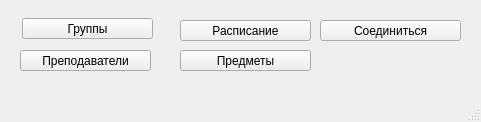
<?xml version="1.0" encoding="UTF-8"?>
<ui version="4.0">
 <class>MainWindow</class>
 <widget class="QMainWindow" name="MainWindow">
  <property name="geometry">
   <rect>
    <x>0</x>
    <y>0</y>
    <width>481</width>
    <height>122</height>
   </rect>
  </property>
  <property name="windowTitle">
   <string>MainWindow</string>
  </property>
  <widget class="QWidget" name="centralwidget">
   <widget class="QPushButton" name="sheduleButton">
    <property name="geometry">
     <rect>
      <x>180</x>
      <y>20</y>
      <width>131</width>
      <height>21</height>
     </rect>
    </property>
    <property name="text">
     <string>Расписание</string>
    </property>
   </widget>
   <widget class="QPushButton" name="groupButton">
    <property name="geometry">
     <rect>
      <x>22</x>
      <y>18</y>
      <width>131</width>
      <height>21</height>
     </rect>
    </property>
    <property name="text">
     <string>Группы</string>
    </property>
   </widget>
   <widget class="QPushButton" name="teacherButton">
    <property name="geometry">
     <rect>
      <x>20</x>
      <y>50</y>
      <width>131</width>
      <height>21</height>
     </rect>
    </property>
    <property name="text">
     <string>Преподаватели</string>
    </property>
   </widget>
   <widget class="QPushButton" name="connectButton">
    <property name="geometry">
     <rect>
      <x>320</x>
      <y>20</y>
      <width>141</width>
      <height>21</height>
     </rect>
    </property>
    <property name="text">
     <string>Соединиться</string>
    </property>
   </widget>
   <widget class="QPushButton" name="subjectButton">
    <property name="geometry">
     <rect>
      <x>180</x>
      <y>50</y>
      <width>131</width>
      <height>21</height>
     </rect>
    </property>
    <property name="text">
     <string>Предметы</string>
    </property>
   </widget>
  </widget>
  <widget class="QMenuBar" name="menubar">
   <property name="geometry">
    <rect>
     <x>0</x>
     <y>0</y>
     <width>481</width>
     <height>25</height>
    </rect>
   </property>
  </widget>
  <widget class="QStatusBar" name="statusbar"/>
 </widget>
 <resources/>
 <connections/>
</ui>
